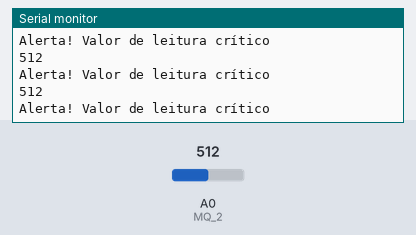
Bench run of a sketch on a simulated Arduino Uno, built with avr-gcc and run on an emulated ATmega328P. Shown: the last lines printed to the serial monitor. The test bench sets the inputs (shaded band); at power-on: A0 (MQ_2) = 512.

Above: at 1.2 s.
1.3 s: A0 (MQ_2) set to 489
At 1.9 s:
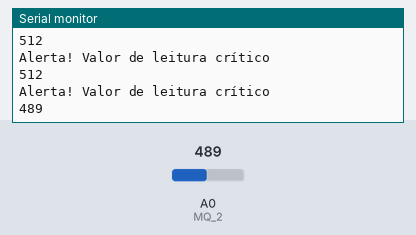
2.8 s: A0 (MQ_2) set to 510
At 3.31 s:
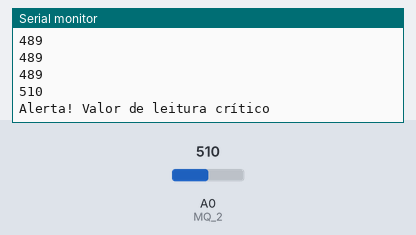
Timing chart, 0 to 5.8 s (numbered marks = the images above; inputs shaded):
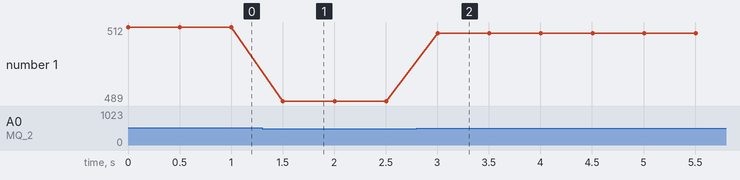

Measured:
- the behaviour switches between 501 and 500 on A0 (MQ_2) (found by bisection; images 0 and 1)
- after the input at 1.3 s, the serial monitor: prints a new line after 0.20 s (image 1)
- after the input at 2.8 s, the serial monitor: prints a new line after 0.20 s (image 2)
- plotted number 1: 512 → 489 after the input at 1.3 s, 489 → 510 after the input at 2.8 s

The sketch:

modulo-sensor-mq2.ino
```cpp
/**
   Sensor detector de gás e fumaça
*/

const int MQ_2 = A0;
const int valorMaximo = 500;

void setup() {
  Serial.begin(9600);
  pinMode(MQ_2, INPUT);
}

void loop() {

  Serial.println(analogRead(MQ_2));
  if (analogRead(MQ_2) > valorMaximo)  {
    Serial.println("Alerta! Valor de leitura crítico");
  }
  delay(500);
}
```
